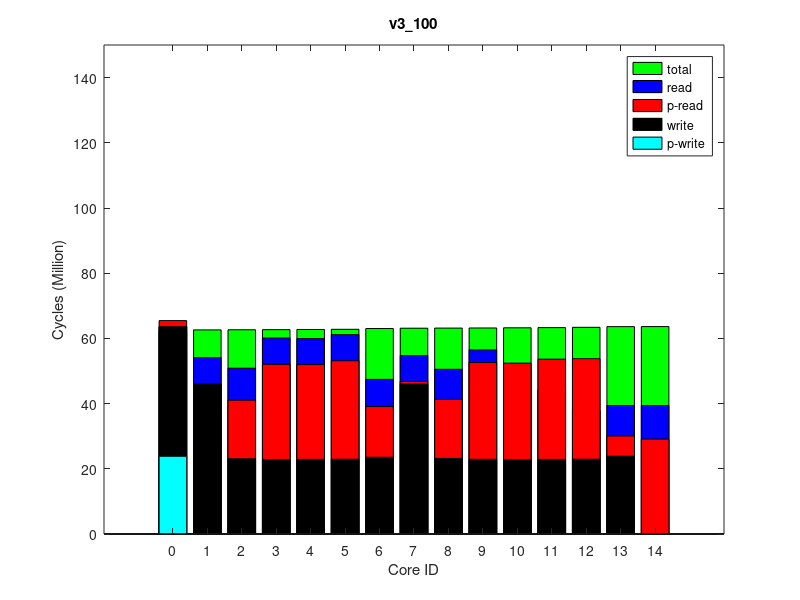

MATLAB code to generate this figure:
times(1, :, :) = [
1863690, 63004616, 0
23735, 63106178, 0
17947254, 63142553, 0
29189036, 63174704, 0
29083121, 63234046, 0
30209875, 63287502, 0
15539956, 63525926, 0
754992, 63626959, 0
18110323, 63663625, 0
29686292, 63695779, 0
29622175, 63755075, 0
30750712, 63808450, 0
30848159, 63908418, 0
6218564, 64115599, 0
28270509, 64129931, 0
];
times(2, :, :) = [
1863690, 63005549, 0
23761, 63107113, 0
17947993, 63143500, 0
29189988, 63175667, 0
29084257, 63235007, 0
30211427, 63288462, 0
15541313, 63526835, 0
756383, 63627885, 0
18111845, 63664559, 0
29686866, 63696733, 0
29622541, 63756032, 0
30752010, 63809395, 0
30848510, 63909405, 0
6216858, 64116603, 0
29209935, 64130942, 0
];
times(3, :, :) = [
1863690, 63005837, 0
23773, 63107414, 0
17948219, 63143804, 0
29190543, 63175975, 0
29083279, 63235303, 0
30211496, 63288751, 0
15541809, 63527006, 0
756194, 63628059, 0
18111561, 63664736, 0
29687267, 63696902, 0
29622721, 63756222, 0
30752369, 63809594, 0
30849493, 63909613, 0
6217335, 64116808, 0
29210081, 64131151, 0
];
times(4, :, :) = [
1863690, 63005859, 0
23754, 63107409, 0
17948400, 63143783, 0
29190198, 63175933, 0
29084080, 63235266, 0
30211280, 63288730, 0
15541517, 63527047, 0
756028, 63628083, 0
18112066, 63664753, 0
29686795, 63696904, 0
29622976, 63756199, 0
30751723, 63809561, 0
30849748, 63909638, 0
6216829, 64116784, 0
29209967, 64131108, 0
];
times(5, :, :) = [
1863690, 63006595, 0
23773, 63108187, 0
17949119, 63144569, 0
29191036, 63176733, 0
29085003, 63236105, 0
30212163, 63289548, 0
15542629, 63527831, 0
757002, 63628887, 0
18112891, 63665574, 0
29688370, 63697746, 0
29623796, 63757046, 0
30753244, 63810433, 0
30851016, 63910401, 0
6217292, 64117593, 0
29210876, 64131935, 0
];
times(6, :, :) = [
1863690, 63005301, 0
23756, 63106857, 0
17948271, 63143241, 0
29189524, 63175394, 0
29083221, 63234711, 0
30210961, 63288149, 0
15541171, 63526338, 0
755654, 63627373, 0
18111449, 63664042, 0
29686634, 63696220, 0
29622188, 63755505, 0
30751183, 63808855, 0
30849139, 63908843, 0
6216358, 64116028, 0
29209200, 64130349, 0
];
times(7, :, :) = [
1863690, 63006714, 0
23758, 63108270, 0
17949350, 63144647, 0
29191848, 63176799, 0
29084721, 63236125, 0
30212264, 63289578, 0
15542837, 63527804, 0
756887, 63628830, 0
18112457, 63665493, 0
29687843, 63697663, 0
29623364, 63756960, 0
30752376, 63810323, 0
30850180, 63910361, 0
6218261, 64117496, 0
29210756, 64131827, 0
];
times(8, :, :) = [
1863690, 63006494, 0
23773, 63108065, 0
17949208, 63144439, 0
29190752, 63176591, 0
29084798, 63235915, 0
30211413, 63289363, 0
15542456, 63527619, 0
756624, 63628650, 0
18112726, 63665325, 0
29687524, 63697464, 0
29623352, 63756750, 0
30753456, 63810114, 0
30850748, 63910205, 0
6218146, 64117353, 0
29210388, 64131675, 0
];
times(9, :, :) = [
1863690, 63004802, 0
23756, 63106362, 0
17947395, 63142744, 0
29189214, 63174900, 0
29082799, 63234212, 0
30210407, 63287673, 0
15540446, 63525922, 0
755417, 63626966, 0
18110904, 63663636, 0
29686116, 63695785, 0
29621872, 63755096, 0
30750936, 63808463, 0
30848925, 63908498, 0
6216330, 64115649, 0
29208877, 64129977, 0
];
times(10, :, :) = [
1863690, 63006977, 0
23760, 63108523, 0
17949875, 63144888, 0
29191728, 63177038, 0
29084887, 63236372, 0
30212050, 63289820, 0
15542897, 63528140, 0
757323, 63629164, 0
18112942, 63665821, 0
29688306, 63697984, 0
29624105, 63757263, 0
30753330, 63810640, 0
30850514, 63910628, 0
6218137, 64117815, 0
29210897, 64132140, 0
];
ave_times = round(squeeze(mean(times)));
format long g, ave_times
std_times = round(squeeze(std(times)));
format long g, std_times
polling_read_times = ave_times;
times(1, :, :) = [
23837158, 62503931, 0
0, 62604106, 0
0, 62639750, 0
0, 62671571, 0
0, 62730149, 0
0, 62782872, 0
63640, 63020351, 0
0, 63120835, 0
0, 63156747, 0
0, 63188486, 0
0, 63247171, 0
0, 63299944, 0
30547, 63398293, 0
0, 63602746, 0
0, 63616447, 0
];
times(2, :, :) = [
23836967, 62503375, 0
0, 62603576, 0
0, 62639214, 0
0, 62671025, 0
0, 62729573, 0
0, 62782311, 0
63489, 63019932, 0
0, 63120482, 0
0, 63156389, 0
0, 63188122, 0
0, 63246776, 0
0, 63299551, 0
30623, 63397948, 0
0, 63602375, 0
0, 63616085, 0
];
times(3, :, :) = [
23837309, 62504327, 0
0, 62604534, 0
0, 62640191, 0
0, 62672017, 0
0, 62730610, 0
0, 62783336, 0
63659, 63020904, 0
0, 63121375, 0
0, 63157294, 0
0, 63189036, 0
0, 63247706, 0
0, 63300505, 0
30623, 63398905, 0
0, 63603351, 0
0, 63617071, 0
];
times(4, :, :) = [
23837537, 62504000, 0
0, 62604179, 0
0, 62639847, 0
0, 62671667, 0
0, 62730228, 0
0, 62782968, 0
63489, 63020492, 0
0, 63121055, 0
0, 63156964, 0
0, 63188717, 0
0, 63247403, 0
0, 63300206, 0
30623, 63398610, 0
0, 63603050, 0
0, 63616765, 0
];
times(5, :, :) = [
23836455, 62503326, 0
0, 62603498, 0
0, 62639157, 0
0, 62670979, 0
0, 62729568, 0
0, 62782340, 0
63659, 63020006, 0
0, 63120498, 0
0, 63156408, 0
0, 63188150, 0
0, 63246817, 0
0, 63299609, 0
30528, 63397948, 0
0, 63602383, 0
0, 63616070, 0
];
times(6, :, :) = [
23838145, 62504549, 0
0, 62604723, 0
0, 62640371, 0
0, 62672194, 0
0, 62730749, 0
0, 62783468, 0
63489, 63020936, 0
0, 63121411, 0
0, 63157320, 0
0, 63189059, 0
0, 63247691, 0
0, 63300475, 0
30548, 63398851, 0
0, 63603288, 0
0, 63616993, 0
];
times(7, :, :) = [
23836758, 62504258, 0
0, 62604448, 0
0, 62640098, 0
0, 62671903, 0
0, 62730484, 0
0, 62783203, 0
63659, 63020831, 0
0, 63121331, 0
0, 63157241, 0
0, 63188995, 0
0, 63247648, 0
0, 63300421, 0
30528, 63398778, 0
0, 63603206, 0
0, 63616899, 0
];
times(8, :, :) = [
23837176, 62503616, 0
0, 62603802, 0
0, 62639456, 0
0, 62671256, 0
0, 62729845, 0
0, 62782558, 0
63659, 63020139, 0
0, 63120673, 0
0, 63156591, 0
0, 63188386, 0
0, 63247033, 0
0, 63299840, 0
30548, 63398166, 0
0, 63602623, 0
0, 63616331, 0
];
times(9, :, :) = [
23837480, 62503838, 0
0, 62604015, 0
0, 62639680, 0
0, 62671504, 0
0, 62730085, 0
0, 62782810, 0
63507, 63020293, 0
0, 63120844, 0
0, 63156742, 0
0, 63188471, 0
0, 63247142, 0
0, 63299946, 0
30547, 63398301, 0
0, 63602743, 0
0, 63616466, 0
];
times(10, :, :) = [
23837043, 62503551, 0
0, 62603736, 0
0, 62639386, 0
0, 62671195, 0
0, 62729741, 0
0, 62782461, 0
63659, 63019933, 0
0, 63120433, 0
0, 63156349, 0
0, 63188086, 0
0, 63246728, 0
0, 63299520, 0
30509, 63397840, 0
0, 63602353, 0
0, 63616048, 0
];
ave_times = round(squeeze(mean(times)));
format long g, ave_times
std_times = round(squeeze(std(times)));
format long g, std_times
polling_write_times = ave_times;
times(1, :, :) = [
0, 69297692, 0
7991544, 69409533, 64000
27759168, 69455424, 128000
37272492, 69492295, 64000
37063464, 69561311, 64000
38232985, 69624395, 64000
23892705, 69871957, 128000
8696960, 69986413, 64000
27337462, 70127002, 128000
33554439, 70407067, 64000
27184657, 70768873, 64000
21442174, 71127073, 64000
14979766, 71485118, 64000
15558900, 71739096, 128000
38558199, 71778881, 250000
];
times(2, :, :) = [
0, 69298838, 0
7992259, 69410684, 64000
27760369, 69456564, 128000
37273624, 69493428, 64000
37065088, 69562379, 64000
38233442, 69625462, 64000
23893912, 69873191, 128000
8698144, 69987414, 64000
27352051, 70127091, 128000
33589450, 70406328, 64000
27202475, 70768417, 64000
21462159, 71126877, 64000
15000790, 71484939, 64000
15558709, 71738919, 128000
39495347, 71778461, 250000
];
times(3, :, :) = [
0, 69297475, 0
7991779, 69409366, 64000
27759363, 69455260, 128000
37272336, 69492131, 64000
37063746, 69561111, 64000
38232184, 69624209, 64000
23892745, 69871911, 128000
8697176, 69986357, 64000
27336808, 70126579, 128000
33564635, 70406897, 64000
27204502, 70768594, 64000
21452283, 71127083, 64000
14975870, 71485160, 64000
15558937, 71739139, 128000
39495743, 71778685, 250000
];
times(4, :, :) = [
0, 69297298, 0
7991542, 69409125, 64000
27758954, 69455024, 128000
37272162, 69491914, 64000
37062825, 69560916, 64000
38232215, 69623994, 64000
23892623, 69871947, 128000
8696410, 69986445, 64000
27327631, 70127100, 128000
33539978, 70407469, 64000
27160689, 70768894, 64000
21436740, 71127364, 64000
14974944, 71485449, 64000
15558736, 71739431, 128000
39495803, 71778989, 250000
];
times(5, :, :) = [
0, 69298573, 0
7992235, 69410414, 64000
27760008, 69456304, 128000
37273312, 69493180, 64000
37064653, 69562167, 64000
38233306, 69625264, 64000
23893730, 69872993, 128000
8697820, 69987451, 64000
27336988, 70127678, 128000
33560915, 70407417, 64000
27172006, 70769622, 64000
21448313, 71128181, 64000
14983051, 71486267, 64000
15558781, 71740247, 128000
39496745, 71779794, 250000
];
times(6, :, :) = [
0, 69297774, 0
7991906, 69409613, 64000
27759352, 69455500, 128000
37272489, 69492380, 64000
37064060, 69561409, 64000
38232763, 69624488, 64000
23892777, 69872206, 128000
8696810, 69986672, 64000
27346218, 70126317, 128000
33571430, 70405738, 64000
27212783, 70767804, 64000
21478545, 71126470, 64000
15000193, 71484564, 64000
15559071, 71738547, 128000
39495096, 71778100, 250000
];
times(7, :, :) = [
0, 69297102, 0
7991329, 69409009, 64000
27758949, 69454912, 128000
37271848, 69491790, 64000
37063262, 69560800, 64000
38232556, 69623909, 64000
23893218, 69871472, 128000
8696161, 69985970, 64000
27336901, 70126475, 128000
33552298, 70406121, 64000
27179563, 70768344, 64000
21453162, 71126446, 64000
14990333, 71484512, 64000
15558648, 71738484, 128000
39494902, 71778031, 250000
];
times(8, :, :) = [
0, 69296906, 0
7991114, 69408751, 64000
27758542, 69454614, 128000
37271769, 69491478, 64000
37062303, 69560517, 64000
38232174, 69623606, 64000
23892053, 69871708, 128000
8695860, 69986181, 64000
27329532, 70126629, 128000
33543580, 70406639, 64000
27171298, 70768467, 64000
21433259, 71126956, 64000
14974953, 71485020, 64000
15558732, 71738981, 128000
39495510, 71778519, 250000
];
times(9, :, :) = [
0, 69297906, 0
7991797, 69409785, 64000
27759352, 69455669, 128000
37272769, 69492530, 64000
37064028, 69561530, 64000
38232563, 69624635, 64000
23893223, 69872171, 128000
8696836, 69986641, 64000
27338025, 70127189, 128000
33557625, 70406994, 64000
27181700, 70769037, 64000
21436406, 71127211, 64000
14982138, 71485262, 64000
15558614, 71739232, 128000
39495812, 71778765, 250000
];
times(10, :, :) = [
0, 69296834, 0
7991198, 69408697, 64000
27758463, 69454594, 128000
37271775, 69491480, 64000
37062875, 69560462, 64000
38232298, 69623566, 64000
23892100, 69871454, 128000
8695843, 69985902, 64000
27328617, 70127069, 128000
33546183, 70407017, 64000
27169331, 70768495, 64000
21438179, 71127014, 64000
14971947, 71485095, 64000
15558823, 71739066, 128000
39495452, 71778600, 250000
];
ave_times = round(squeeze(mean(times)));
format long g, ave_times
std_times = round(squeeze(std(times)));
format long g, std_times
read_times = ave_times;
times(1, :, :) = [
0, 62512405, 0
0, 62613477, 0
0, 62649140, 0
0, 62680886, 0
0, 62739572, 0
0, 62792331, 0
0, 63029553, 0
0, 63130526, 0
0, 63166448, 0
0, 63198229, 0
0, 63256868, 0
0, 63309631, 0
0, 63407281, 0
0, 63613023, 0
0, 63626733, 0
];
times(2, :, :) = [
0, 62512475, 0
0, 62613501, 0
0, 62649165, 0
0, 62680903, 0
0, 62739598, 0
0, 62792370, 0
0, 63029448, 0
0, 63130464, 0
0, 63166381, 0
0, 63198164, 0
0, 63256789, 0
0, 63309561, 0
0, 63407164, 0
0, 63612898, 0
0, 63626614, 0
];
times(3, :, :) = [
0, 62512627, 0
0, 62613691, 0
0, 62649351, 0
0, 62681100, 0
0, 62739789, 0
0, 62792558, 0
0, 63029644, 0
0, 63130653, 0
0, 63166575, 0
0, 63198350, 0
0, 63256982, 0
0, 63309724, 0
0, 63407381, 0
0, 63613133, 0
0, 63626842, 0
];
times(4, :, :) = [
0, 62513057, 0
0, 62614124, 0
0, 62649772, 0
0, 62681519, 0
0, 62740232, 0
0, 62792993, 0
0, 63029854, 0
0, 63130834, 0
0, 63166750, 0
0, 63198531, 0
0, 63257141, 0
0, 63309884, 0
0, 63407514, 0
0, 63613235, 0
0, 63626935, 0
];
times(5, :, :) = [
0, 62512573, 0
0, 62613624, 0
0, 62649296, 0
0, 62681044, 0
0, 62739740, 0
0, 62792513, 0
0, 63029859, 0
0, 63130881, 0
0, 63166809, 0
0, 63198600, 0
0, 63257227, 0
0, 63309987, 0
0, 63407578, 0
0, 63613309, 0
0, 63627025, 0
];
times(6, :, :) = [
0, 62512416, 0
0, 62613490, 0
0, 62649137, 0
0, 62680871, 0
0, 62739542, 0
0, 62792323, 0
0, 63029406, 0
0, 63130396, 0
0, 63166303, 0
0, 63198090, 0
0, 63256711, 0
0, 63309477, 0
0, 63407021, 0
0, 63612757, 0
0, 63626455, 0
];
times(7, :, :) = [
0, 62512811, 0
0, 62613874, 0
0, 62649538, 0
0, 62681294, 0
0, 62740026, 0
0, 62792824, 0
0, 63029951, 0
0, 63130941, 0
0, 63166859, 0
0, 63198635, 0
0, 63257291, 0
0, 63310053, 0
0, 63407632, 0
0, 63613392, 0
0, 63627096, 0
];
times(8, :, :) = [
0, 62512863, 0
0, 62613946, 0
0, 62649610, 0
0, 62681356, 0
0, 62740049, 0
0, 62792823, 0
0, 63030051, 0
0, 63131036, 0
0, 63167015, 0
0, 63198788, 0
0, 63257408, 0
0, 63310152, 0
0, 63407769, 0
0, 63613506, 0
0, 63627218, 0
];
times(9, :, :) = [
0, 62512798, 0
0, 62613845, 0
0, 62649504, 0
0, 62681232, 0
0, 62739918, 0
0, 62792694, 0
0, 63029893, 0
0, 63130866, 0
0, 63166778, 0
0, 63198548, 0
0, 63257169, 0
0, 63309922, 0
0, 63407487, 0
0, 63613219, 0
0, 63626922, 0
];
times(10, :, :) = [
0, 62512742, 0
0, 62613796, 0
0, 62649460, 0
0, 62681212, 0
0, 62739929, 0
0, 62792709, 0
0, 63029628, 0
0, 63130624, 0
0, 63166545, 0
0, 63198346, 0
0, 63256960, 0
0, 63309720, 0
0, 63407303, 0
0, 63613059, 0
0, 63626779, 0
];
ave_times = round(squeeze(mean(times)));
format long g, ave_times
std_times = round(squeeze(std(times)));
format long g, std_times
total_times = ave_times;
times(1, :, :) = [
63602380, 76575440, 64000
46098003, 76698929, 128000
23098265, 76740078, 64000
22847587, 76777563, 64000
22888260, 76847363, 64000
22937474, 76911177, 64000
23541279, 77206053, 64000
46024474, 77329295, 128000
23186406, 77370712, 64000
22907575, 77408195, 64000
22792906, 77477932, 64000
22883623, 77541706, 64000
22939702, 77628230, 64000
23860295, 77861980, 64000
0, 77875688, 0
];
times(2, :, :) = [
63601837, 76574856, 64000
46097645, 76698383, 128000
23098290, 76739546, 64000
22847305, 76777061, 64000
22888383, 76846865, 64000
22937927, 76910658, 64000
23541210, 77205336, 64000
46024608, 77328583, 128000
23186394, 77370023, 64000
22907494, 77407514, 64000
22792897, 77477272, 64000
22883188, 77541039, 64000
22940182, 77627588, 64000
23861400, 77861357, 64000
0, 77875067, 0
];
times(3, :, :) = [
63602140, 76575149, 64000
46097761, 76698689, 128000
23097972, 76739831, 64000
22847765, 76777319, 64000
22888452, 76847124, 64000
22937626, 76910918, 64000
23541908, 77205714, 64000
46024277, 77328969, 128000
23186239, 77370384, 64000
22907528, 77407864, 64000
22792816, 77477591, 64000
22883495, 77541393, 64000
22940206, 77627844, 64000
23861362, 77861579, 64000
0, 77875278, 0
];
times(4, :, :) = [
63601289, 76574349, 64000
46097269, 76697830, 128000
23098804, 76738987, 64000
22847469, 76776492, 64000
22888272, 76846305, 64000
22937779, 76910075, 64000
23541176, 77204814, 64000
46024357, 77328046, 128000
23186737, 77369452, 64000
22907544, 77406944, 64000
22792983, 77476681, 64000
22883293, 77540471, 64000
22940034, 77626983, 64000
23861089, 77860735, 64000
0, 77874446, 0
];
times(5, :, :) = [
63602271, 76575331, 64000
46098316, 76698805, 128000
23098536, 76739945, 64000
22847773, 76777434, 64000
22888281, 76847230, 64000
22938048, 76911039, 64000
23541805, 77205828, 64000
46024378, 77329062, 128000
23186627, 77370483, 64000
22907314, 77407968, 64000
22792706, 77477698, 64000
22883184, 77541485, 64000
22940422, 77627952, 64000
23861446, 77861706, 64000
0, 77875411, 0
];
times(6, :, :) = [
63602671, 76575773, 64000
46098096, 76699300, 128000
23098167, 76740464, 64000
22847550, 76777966, 64000
22888589, 76847768, 64000
22937455, 76911554, 64000
23541308, 77206293, 64000
46024724, 77329557, 128000
23186846, 77370964, 64000
22907571, 77408473, 64000
22792597, 77478198, 64000
22883222, 77541990, 64000
22941104, 77628476, 64000
23861242, 77862234, 64000
0, 77875943, 0
];
times(7, :, :) = [
63603164, 76576195, 64000
46098360, 76699677, 128000
23098232, 76740843, 64000
22847304, 76778339, 64000
22888379, 76848149, 64000
22937698, 76911958, 64000
23542224, 77206794, 64000
46025079, 77330070, 128000
23186571, 77371493, 64000
22907488, 77408981, 64000
22792761, 77478716, 64000
22883116, 77542499, 64000
22940383, 77629044, 64000
23861525, 77862818, 64000
0, 77876531, 0
];
times(8, :, :) = [
63601646, 76574711, 64000
46097902, 76698206, 128000
23097606, 76739362, 64000
22847316, 76776859, 64000
22888318, 76846667, 64000
22937797, 76910460, 64000
23541090, 77205185, 64000
46023925, 77328392, 128000
23186491, 77369809, 64000
22907459, 77407322, 64000
22792943, 77477071, 64000
22883423, 77540869, 64000
22940151, 77627334, 64000
23861430, 77861081, 64000
0, 77874789, 0
];
times(9, :, :) = [
63602362, 76575398, 64000
46098037, 76698928, 128000
23097836, 76740096, 64000
22847331, 76777574, 64000
22888440, 76847384, 64000
22937997, 76911169, 64000
23541637, 77205881, 64000
46024540, 77329147, 128000
23186698, 77370556, 64000
22907696, 77408048, 64000
22792719, 77477775, 64000
22882979, 77541563, 64000
22940532, 77628021, 64000
23861271, 77861762, 64000
0, 77875468, 0
];
times(10, :, :) = [
63602491, 76575556, 64000
46098094, 76699065, 128000
23098349, 76740208, 64000
22847485, 76777723, 64000
22888270, 76847545, 64000
22937987, 76911359, 64000
23541393, 77206104, 64000
46024128, 77329351, 128000
23186570, 77370763, 64000
22907595, 77408259, 64000
22792755, 77477989, 64000
22883431, 77541784, 64000
22940699, 77628336, 64000
23861614, 77862098, 64000
0, 77875811, 0
];
ave_times = round(squeeze(mean(times)));
format long g, ave_times
std_times = round(squeeze(std(times)));
format long g, std_times
write_times = ave_times;
mytitle = 'v3\_100';
% order = [1 2 3 4 8 7 6 5 9 10 11 12 15 14 13];
order = 1:15;

total_times = total_times(:, 2)(order);

read_times = read_times(:, 1)(order);
write_times = write_times(:, 1)(order);

polling_read_times = polling_read_times(:, 1)(order);
polling_write_times = polling_write_times(:, 1)(order);

total_times /= 1000000;

read_times /= 1000000;
write_times /= 1000000;

polling_read_times /= 1000000;
polling_write_times /= 1000000;

% laying read on top of write
read_times += write_times;
polling_read_times += write_times;

figure(1);
clf()
% set(gcf, 'Position', get(0,'Screensize'));
% set(gcf,'units','normalized','outerposition',[0 0 1 1])
bar(0:14, total_times,'g');
hold on;
bar(0:14, read_times,'b');
bar(0:14, polling_read_times,'r');
bar(0:14, write_times,'k');
bar(0:14, polling_write_times,'c');
hold off

axis([-2 16 0 150])
% axis([-1 15])
set(gca,'XTick',0:14);
% set(gca,'xticklabel',{ '0'; '1'; '2'; '3'; '7'; '6'; '5'; '4'; '8'; '9'; '10'; '11'; '15'; '14'; '13' })

xlabel('Core ID')
ylabel('Cycles (Million)')

legend('total', 'read', 'p-read', 'write', 'p-write')
title(mytitle)
print(1, strcat(mytitle, '.png'))
